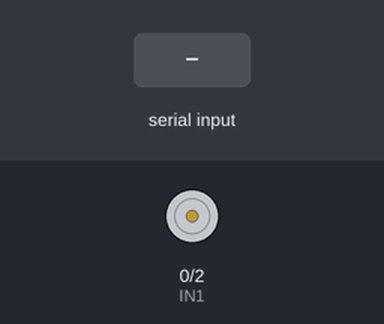
A program run on a simulated ESP8266 (NodeMCU). Shown: motor-driver pin pairs drawn as motors (green arrow = first pin HIGH = forward, orange = second pin HIGH = backward, longer = more drive, scaled by the enable pin). The test bench sets the inputs (shaded band). WiFi joins after 1.5 s; servers stay silent unless stated; what the program prints to the serial monitor is not drawn.

Above: at 2.7 s.
2.8 s: "1" received over the second serial link
Timing chart, 0 to 5.8 s (numbered marks = the images above; inputs shaded):
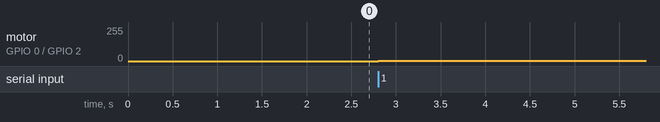

The program:

main.cpp
```cpp
#include <Arduino.h>
#include <DNSServer.h>
#include <ESP8266WebServer.h>
#include "WiFiManager.h"
 #include <Adafruit_Sensor.h>
#include<SoftwareSerial.h>
SoftwareSerial SUART(4, 5);

float t, h;

int ENA = 14;

int IN1 = 0;

int IN2 = 2;

char x;
void configModeCallback (WiFiManager *myWiFiManager) {
  Serial.println("Entered config mode");
  Serial.println(WiFi.softAPIP());
  Serial.println(myWiFiManager->getConfigPortalSSID());
}


void Speedcontrol() {

  digitalWrite(IN1, HIGH);
digitalWrite(IN2, LOW);

while(x<=10)
{
  analogWrite(ENA, LOW);
  Serial.println("FAN OFF");
}

while(x<=15 && x>10)
{
  analogWrite(ENA,50);
  Serial.println("FAN SPEED 1");
}

while(x<=20 && x>15)
{
  analogWrite(ENA, 100);
  Serial.println("FAN SPEED 2");
}

while(x<=25 && x>20)
{
  analogWrite(ENA, 150);
  Serial.println("FAN SPEED 3");
}

while(x<=30 && x>20)
{
  analogWrite(ENA, 175);
  Serial.println("FAN SPEED 4");
}

while(x>30){
  analogWrite(ENA, HIGH);
  Serial.println("FAN SPEED MAX");
}

digitalWrite(IN1, LOW);
digitalWrite(IN2, LOW);
}

void setup() {
Serial.begin(9600);
WiFiManager wifiManager;
wifiManager.setAPCallback(configModeCallback);
pinMode(ENA, OUTPUT);
pinMode(IN1, OUTPUT);
pinMode(IN2, OUTPUT);
if(!wifiManager.autoConnect()) {
Serial.println("failed to connect and hit timeout");
 ESP.reset();
 delay(1000);
}
Serial.println("connected to network :)");
SUART.begin(9600);
}

void loop() {
 byte n = SUART.available();
  if (n != 0)
  {
     x = SUART.read();
    Serial.println(x);
    Speedcontrol();
  }

}
```

Measured:
- after the input at 2.8 s, motor on GPIO 0 (IN1) / GPIO 2 (IN2): stopped → forward 1/255 at once
